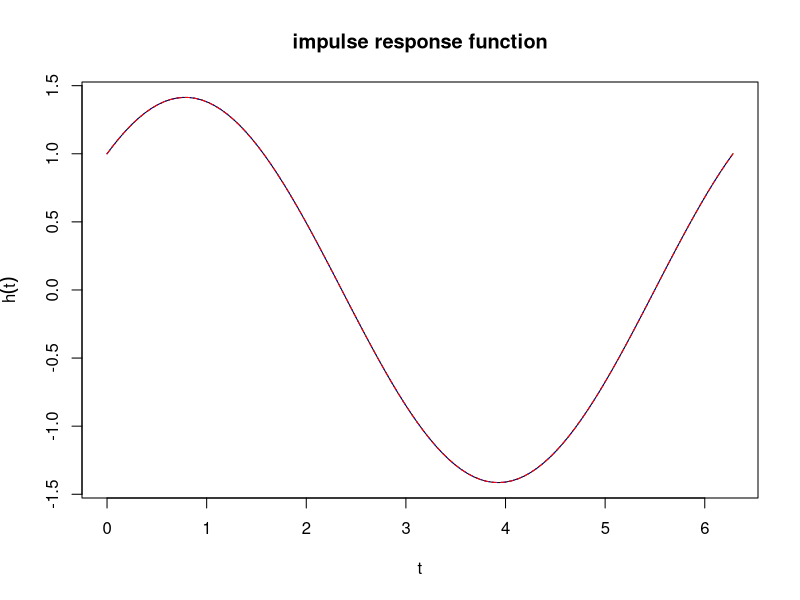
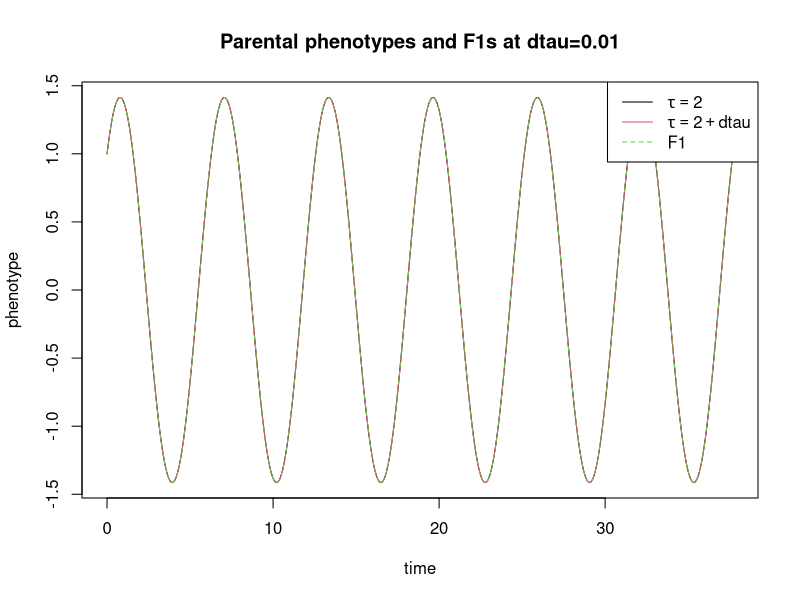
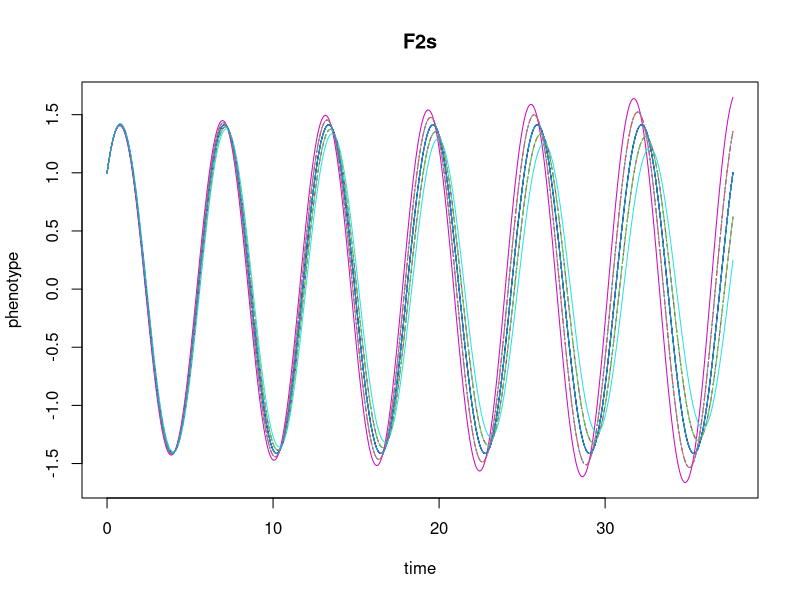
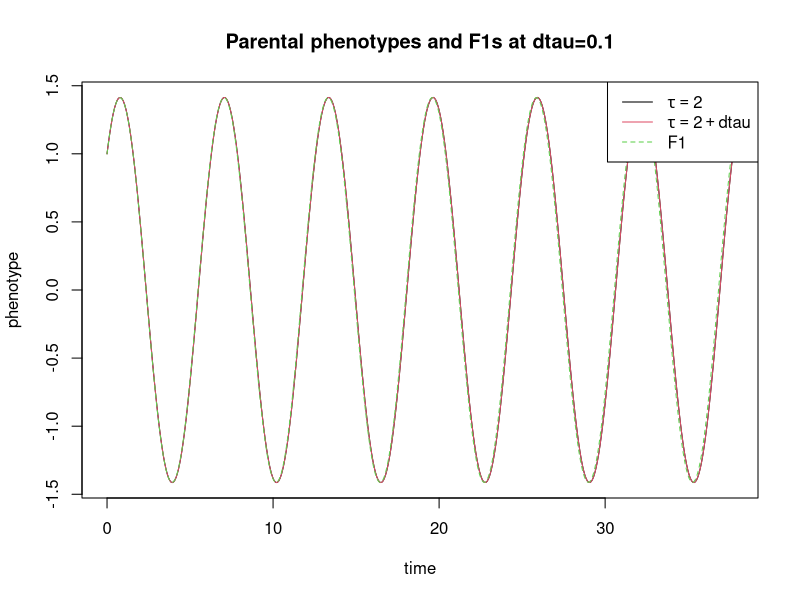
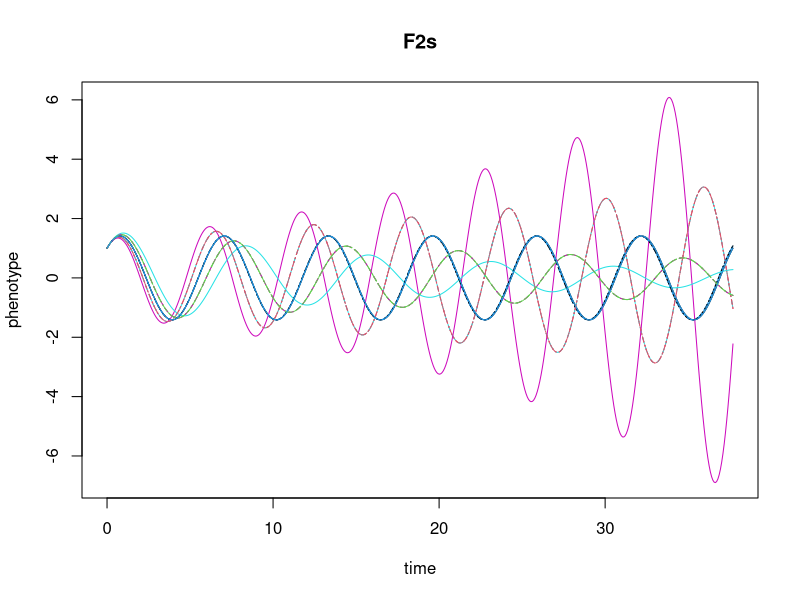

Source code (R) for these figures, in order: (Note: this script raises an error after producing the figures.)
## ---- chunk 1
library(expm)
library(knitr)
library(parallel)
fig.dim <- 5
knitr::opts_chunk$set(fig.height=fig.dim,fig.width=2*fig.dim,fig.align='center')
do.pdfs <- TRUE
pdf_copy <- function ( width=6, height=width*knitr::opts_current$get("fig.height")/knitr::opts_current$get("fig.width"), plot.id=NULL,
                filename) {
    if (missing(filename)) {
        file.id <- if (is.null(plot.id)) { "" } else { paste0("_",plot.id) }
        filename <- knitr::fig_path(paste(file.id,".pdf",sep=""))
    }
    cat("pdf version at:",filename)
    dev.print( file=filename, device=pdf, width=width, height=height, pointsize=10, family="sans")
}
## ---- chunk 2
A0 <- matrix(c(0,-1,1,0), nrow=2)
B <- matrix(c(1,1), ncol=1)
C <- matrix(c(1,0), nrow=1)
V <- function (tau) { matrix(c(1,tau,0,1-tau), nrow=2) }
Vinv <- function (tau) { matrix(c(1,-tau/(1-tau),0,1/(1-tau)), nrow=2) }
At <- function (tau) { V(tau) %*% A0 %*% Vinv(tau) }
A_fn <- function (tau) { 
    matrix(c(-tau/(1-tau), -(tau^2+(1-tau)^2)/(1-tau), 
             1/(1-tau), tau/(1-tau)), nrow=2) 
}
h <- function (t,tau=0,A=A_fn(tau)) { sapply(t, function (tt) C %*% expm(tt*A) %*% B) }
optimal_h <- function (t) { sin(t)+cos(t) }
## ---- chunk 3
tt <- seq(0,2*pi, length.out=100)
plot(tt, h(tt), type='l',
     xlab='t', ylab=expression(h(t)), main='impulse response function')
lines(tt, h(tt, tau=0.1), col='blue', lty=3)
lines(tt, optimal_h(tt), col='red', lty=2)

if (do.pdfs) { pdf_copy() }
## ---- chunk 4
Df <- function (A,t) {
    exp(-t/(4*pi)) * ( h(t,A=A) - optimal_h(t) )^2
}
D <- function (A, upper=10, ...) {
    f <- function (t) { Df(A,t) }
    integrate(f, lower=0, upper=upper, ...)$value
}
## ---- chunk 5
D(A_fn(2))
## ---- chunk 6
F1 <- function (tau1,tau2) { (A_fn(tau1)+A_fn(tau2))/2 }

gamete <- function (X,Y,rows) { 
    out <- X
    out[rows,] <- Y[rows,]
    return(out)
}

F2 <- function (tau1, tau2, rows1, rows2) {
    (gamete(A_fn(tau1), A_fn(tau2), rows1) + gamete(A_fn(tau1), A_fn(tau2), rows2))/2
}

random_F2 <- function (tau1, tau2) {
    rows1 <- (rbinom(2,size=1,prob=1/2)>0)
    rows2 <- (rbinom(2,size=1,prob=1/2)>0)

    F2(tau1, tau2, rows1, rows2)
}

all_F2s <- function (tau1, tau2) {
    all_rows <- as.matrix(do.call( expand.grid, list(c(TRUE,FALSE))[rep(1,4)] ))
    lapply(1:nrow(all_rows), function (k) {
                x <- all_rows[k,]
                F2(tau1, tau2, x[1:2], x[3:4])
            })
}

## ---- chunk 7
dtau <- .01
tt <- seq(0,6*2*pi, length.out=500)
hh <- sapply( list(A_fn(2), A_fn(2+dtau), F1(2, 2+dtau)), function (A) { sapply(tt, h, A=A) } )
matplot(tt, hh, type='l', main=sprintf("Parental phenotypes and F1s at dtau=%s", dtau), lty=c(1,1,2), col=1:3, xlab="time", ylab="phenotype")
legend("topright", lty=c(1,1,2), col=1:3,
        legend=c(expression(tau==2), expression(tau==2+dtau), "F1"))
# now the F2s
hh <- sapply( all_F2s(2, 2+dtau), function (A) { sapply(tt, h, A=A) } )
matplot(tt, hh, type='l', main="F2s", xlab="time", ylab="phenotype")

if (do.pdfs) { pdf_copy() }
## ---- chunk 8
dtau <- .1
tt <- seq(0,6*2*pi, length.out=500)
hh <- sapply( list(A_fn(2), A_fn(2+dtau), F1(2, 2+dtau)), function (A) { sapply(tt, h, A=A) } )
matplot(tt, hh, type='l', main=sprintf("Parental phenotypes and F1s at dtau=%s", dtau), lty=c(1,1,2), col=1:3, xlab="time", ylab="phenotype")
legend("topright", lty=c(1,1,2), col=1:3,
        legend=c(expression(tau==2), expression(tau==2+dtau), "F1"))
# now the F2s
hh <- sapply( all_F2s(2, 2+dtau), function (A) { sapply(tt, h, A=A) } )
matplot(tt, hh, type='l', main="F2s", xlab="time", ylab="phenotype")

if (do.pdfs) { pdf_copy() }
## ---- chunk 9
sort(round(sapply(all_F2s(2, 2+dtau), function (x) D(A=x, upper=100, subdivisions=500)),2))
## ---- chunk 10

dvec <- seq(0, .02, length.out=20)
D_F1 <- sapply(dvec, function (dtau) {
            D(A=F1(tau1=2, tau2=2+dtau))
        } )

D_F2 <- do.call(cbind, mclapply(dvec, function (dtau) {
            F2s <- all_F2s(2, 2+dtau)
            sapply(F2s, D, upper=100)
        }, mc.cores=detectCores() ) )
## ---- chunk 11
layout(t(1:2))
plot( dvec, D_F1, type='l', xlab="d tau", ylab="phenotype distance (D)", main="distance of F1s")
plot( dvec, D_F1^(1/4), type='l', main="one-fourth power", xlab="d tau", ylab="D^(1/4)")

plot( dvec, D_F1, type='l', ylim=range(D_F2, D_F1),
        xlab="dtau", ylab='phenotype distance (D)',
        main="all hybrids")
lines(dvec, colMeans(D_F2), lty=2)
matlines(dvec, t(D_F2), lty=3)
legend("topleft", lty=c(1,2,3), legend=c("F1", "mean F2", "F2s"))

plot( dvec, sqrt(D_F1), type='l', ylim=sqrt(range(D_F2, D_F1)),
        xlab="dtau", ylab='phenotype distance (D)',
        main="sqrt distance")
lines(dvec, sqrt(colMeans(D_F2)), lty=2)
matlines(dvec, sqrt(t(D_F2)), lty=3)

if (do.pdfs) { pdf_copy() }
